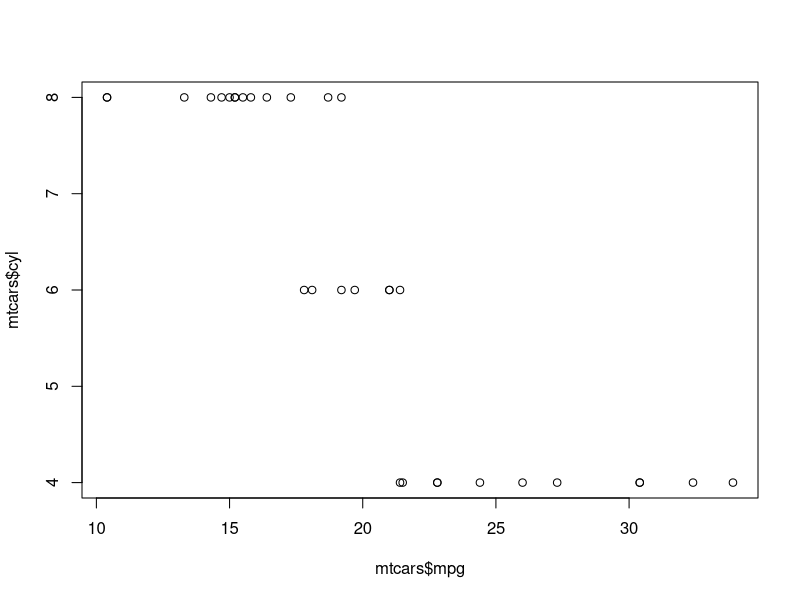
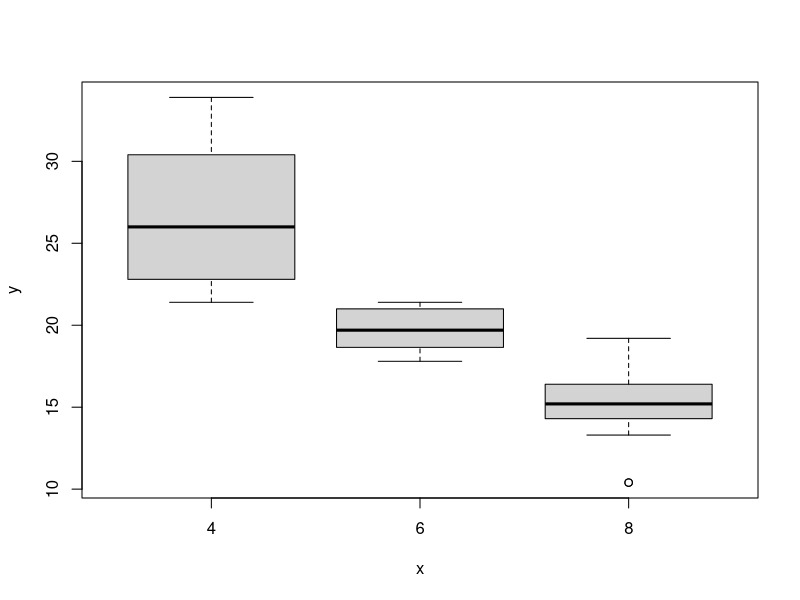
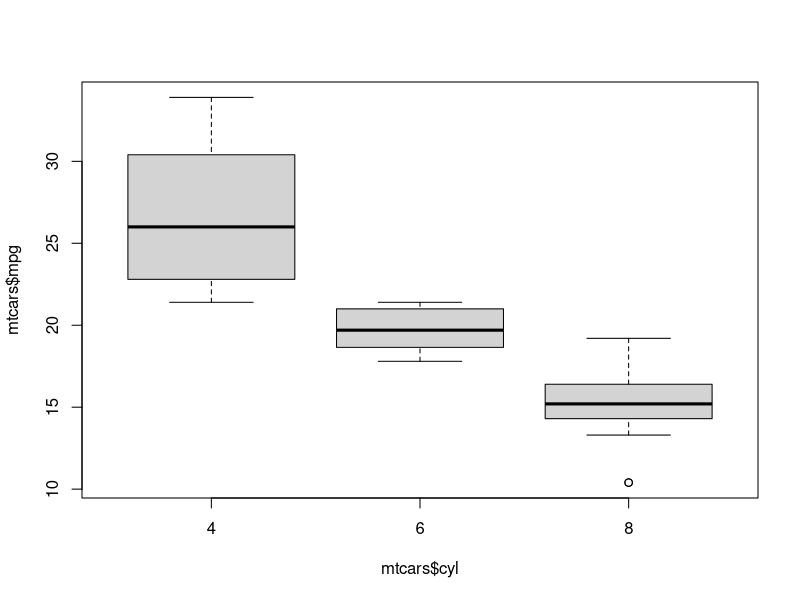
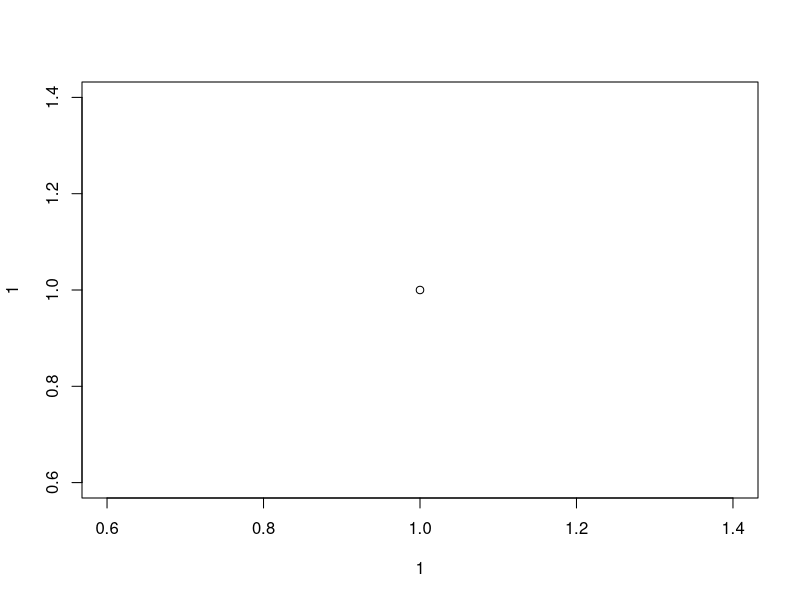

The R source for these figures, in order:
## ---- chunk 1
# your code goes here
# a pound sign (hashtag) in front of text means it won't be executed
lm(mpg ~ wt, data = mtcars)
## ---- chunk 2
westernQuant <- read.delim("materials/westernQuant.txt", header = TRUE)
## ---- chunk 3
mtcars <- mtcars

mtcars

mtcars = mtcars
summary(mtcars)
## ---- chunk 4
plot(mtcars$mpg, mtcars$cyl)

plot(as.factor(mtcars$cyl), mtcars$mpg)
## ---- chunk 5
boxplot(mtcars$mpg ~ mtcars$cyl)
## ---- chunk 6
png(filename = "bob.png")
plot(1, 1)
dev.off()
## ---- chunk 7
t.test(1:10, y = c(7:20))

# sleep is a pre-loaded dataset in R
sleep

t.test(extra ~ group, data = sleep)
## ---- chunk 8

## ---- chunk 9

## ---- chunk 10

## ---- chunk 11

